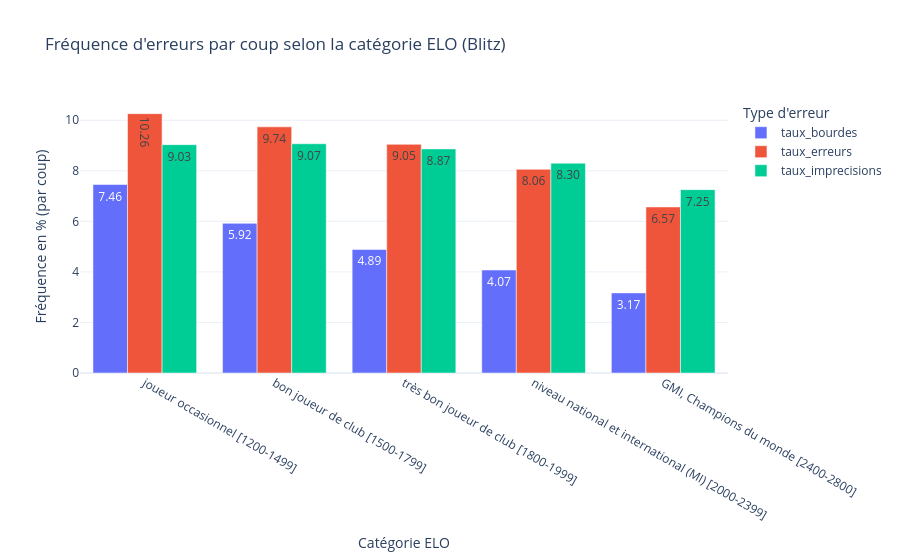

Notebook cell for this chart:
### Markdown cell above
### Conclusion
On observe que le nombre total d'erreurs diminue quand le niveau ELO augmente. Dans toutes les catégories de joueurs les *bourdes* restent toujours moins fréquentes que les *erreurs* et les *imprécisions* contrairement à ce qu'on pensait pour les joueurs débutants. Cela montre que même les débutants évitent en général les coups totalement catastrophiques.  

Toutefois, le type d'erreur change avec le niveau. Pour les joueurs débutants ce sont surtout les *erreurs* qui dominent ce qui doit être lié à un manque de connaissances des stratégies des échecs.   

Pour les joueurs expérimentés comme les MI ou les GMI, les fautes sont majoritairement des imprécisions, c'est-à-dire des coups légèrement moins bons que le meilleur choix possible mais sans qu'il y ai une perte immédiate de pions.

### Code cell
df_plot = resultat_q1.toPandas()
# enlève la catégorie autre
df_plot = df_plot[df_plot['Niveau'] != "Autre"].sort_values('Niveau')

cols_to_pct = ["taux_bourdes", "taux_erreurs", "taux_imprecisions"]
df_plot[cols_to_pct] = df_plot[cols_to_pct] * 100

df_melted = df_plot.melt(id_vars="Niveau",
                         value_vars=cols_to_pct,
                         var_name="Type d'erreur",
                         value_name="Pourcentage (%)")

fig = px.bar(df_melted,
             x="Niveau",
             y="Pourcentage (%)",
             color="Type d'erreur",
             barmode="group",
             title="Fréquence d'erreurs par coup selon la catégorie ELO (Blitz)",
             labels={"Pourcentage (%)": "Fréquence en % (par coup)", "Niveau": "Catégorie ELO"},
             template="plotly_white",
             text_auto='.2f')

fig.update_layout(xaxis={'categoryorder':'total descending'})

fig.write_image("plots/erreurs_par_niveau_elo.png")
display(Image(filename="plots/erreurs_par_niveau_elo.png"))

fig.show()

### Figure 1 — Plotly figure (JSON) as saved in the notebook; plotly's stock layout.template omitted (floating-point values rounded to 4 significant figures)
{"data": [{"alignmentgroup": "True", "hovertemplate": "Type d'erreur=taux_bourdes<br>Catégorie ELO=%{x}<br>Fréquence en % (par coup)=%{y}<extra></extra>", "legendgroup": "taux_bourdes", "marker": {"color": "#636efa", "pattern": {"shape": ""}}, "name": "taux_bourdes", "offsetgroup": "taux_bourdes", "orientation": "v", "showlegend": true, "textposition": "auto", "texttemplate": "%{y:.2f}", "type": "bar", "x": ["GMI, Champions du monde [2400-2800]", "bon joueur de club [1500-1799]", "joueur occasionnel [1200-1499]", "niveau national et international (MI) [2000-2399]", "très bon joueur de club [1800-1999]"], "xaxis": "x", "y": [3.169, 5.922, 7.459, 4.074, 4.888], "yaxis": "y"}, {"alignmentgroup": "True", "hovertemplate": "Type d'erreur=taux_erreurs<br>Catégorie ELO=%{x}<br>Fréquence en % (par coup)=%{y}<extra></extra>", "legendgroup": "taux_erreurs", "marker": {"color": "#EF553B", "pattern": {"shape": ""}}, "name": "taux_erreurs", "offsetgroup": "taux_erreurs", "orientation": "v", "showlegend": true, "textposition": "auto", "texttemplate": "%{y:.2f}", "type": "bar", "x": ["GMI, Champions du monde [2400-2800]", "bon joueur de club [1500-1799]", "joueur occasionnel [1200-1499]", "niveau national et international (MI) [2000-2399]", "très bon joueur de club [1800-1999]"], "xaxis": "x", "y": [6.571, 9.739, 10.26, 8.06, 9.047], "yaxis": "y"}, {"alignmentgroup": "True", "hovertemplate": "Type d'erreur=taux_imprecisions<br>Catégorie ELO=%{x}<br>Fréquence en % (par coup)=%{y}<extra></extra>", "legendgroup": "taux_imprecisions", "marker": {"color": "#00cc96", "pattern": {"shape": ""}}, "name": "taux_imprecisions", "offsetgroup": "taux_imprecisions", "orientation": "v", "showlegend": true, "textposition": "auto", "texttemplate": "%{y:.2f}", "type": "bar", "x": ["GMI, Champions du monde [2400-2800]", "bon joueur de club [1500-1799]", "joueur occasionnel [1200-1499]", "niveau national et international (MI) [2000-2399]", "très bon joueur de club [1800-1999]"], "xaxis": "x", "y": [7.255, 9.071, 9.035, 8.303, 8.867], "yaxis": "y"}], "layout": {"barmode": "group", "legend": {"title": {"text": "Type d'erreur"}, "tracegroupgap": 0}, "title": {"text": "Fréquence d'erreurs par coup selon la catégorie ELO (Blitz)"}, "xaxis": {"anchor": "y", "categoryorder": "total descending", "domain": [0, 1], "title": {"text": "Catégorie ELO"}}, "yaxis": {"anchor": "x", "domain": [0, 1], "title": {"text": "Fréquence en % (par coup)"}}}}
